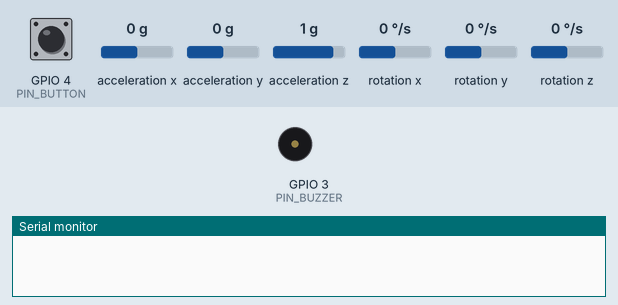
This sketch was run on a simulated ESP32. Parts: buzzer (waves = sounding, pin HIGH), the last lines printed to the serial monitor. Wiring (inferred from the names in the program): MPU-9250 motion sensor at I2C address 0x68. The test bench sets the inputs (shaded band); at power-on: acceleration z 1 g, GPIO 4 (PIN_BUTTON) HIGH, acceleration x 0 g, acceleration y 0 g, rotation x 0 °/s, rotation y 0 °/s, rotation z 0 °/s. Nothing arrives over Bluetooth unless stated; a phone connects over Bluetooth LE 3 s after start.

Above: at 0.0 s.
At 2.6 s:
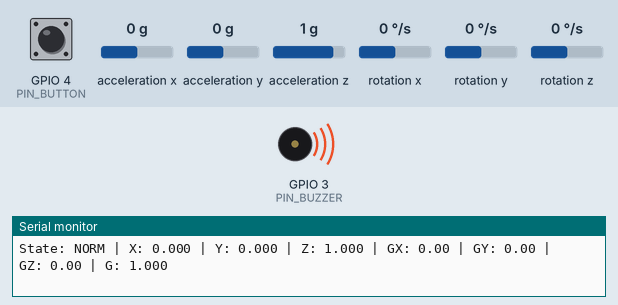
2.7 s: acceleration z set to 0.5 g
4.2 s: acceleration z set to 0.2 g
Timing chart, 0 to 7.2 s (numbered marks = the images above; inputs shaded):
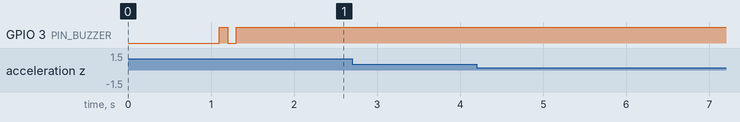

The sketch:

test1.ino
```cpp
#include <BLEDevice.h>
#include <BLEServer.h>
#include <BLEUtils.h>
#include <BLE2902.h>
#include <Wire.h>

// --- HARDWARE PINS ---
const int PIN_BUZZER = 3;
const int PIN_BUTTON = 4;
const int I2C_SDA = 8;
const int I2C_SCL = 9;

// --- BLUETOOTH UUIDS ---
#define SERVICE_UUID        "4fafc201-1fb5-459e-8fcc-c5c9c331914b"
#define CHARACTERISTIC_UUID "beb5483e-36e1-4688-b7f5-ea07361b26a8"

BLEServer* pServer = NULL;
BLECharacteristic* pCharacteristic = NULL;
bool deviceConnected = false;

// --- GLOBAL ACCELERATION VALUES ---
float ax = 0.0;
float ay = 0.0;
float az = 0.0;
float gx = 0.0;
float gy = 0.0;
float gz = 0.0;
// --- FALL DETECTION STATE MACHINE ---
enum SystemState { NORM, DROP, IMPT, ALRM, SOS };
SystemState currentState = NORM;

unsigned long dropTime = 0;
unsigned long alarmStartTime = 0;
const int PRE_ALARM_DURATION = 10000; // 10 seconds

// --- BLE CALLBACKS ---
class MyServerCallbacks : public BLEServerCallbacks {
    void onConnect(BLEServer* pServer) {
        deviceConnected = true;
    }

    void onDisconnect(BLEServer* pServer) {
        deviceConnected = false;
        BLEDevice::startAdvertising();
    }
};

// --- READ MPU-9250 ACCELEROMETER ---
float readIMU() {

    // Read all 14 bytes:
    // Accel(6) + Temp(2) + Gyro(6)

    Wire.beginTransmission(0x68);
    Wire.write(0x3B);
    Wire.endTransmission(false);

    Wire.requestFrom(0x68, 14, true);

    if (Wire.available() < 14) {
        return 0.0;
    }

    int16_t axRaw = (Wire.read() << 8) | Wire.read();
    int16_t ayRaw = (Wire.read() << 8) | Wire.read();
    int16_t azRaw = (Wire.read() << 8) | Wire.read();

    Wire.read();
    Wire.read();

    int16_t gxRaw = (Wire.read() << 8) | Wire.read();
    int16_t gyRaw = (Wire.read() << 8) | Wire.read();
    int16_t gzRaw = (Wire.read() << 8) | Wire.read();

    // Accelerometer ±2g
    ax = axRaw / 16384.0;
    ay = ayRaw / 16384.0;
    az = azRaw / 16384.0;

    // Gyroscope ±250 deg/s
    gx = gxRaw / 131.0;
    gy = gyRaw / 131.0;
    gz = gzRaw / 131.0;

    float gForce = sqrt(
        ax * ax +
        ay * ay +
        az * az
    );

    return gForce;
}

void setup() {

    Serial.begin(115200);
    delay(1000);

    pinMode(PIN_BUZZER, OUTPUT);
    pinMode(PIN_BUTTON, INPUT_PULLUP);

    // Start I2C
    Wire.begin(I2C_SDA, I2C_SCL);

    // Wake up MPU-9250 / MPU-6050
    Wire.beginTransmission(0x68);
    Wire.write(0x6B);
    Wire.write(0x00);
    Wire.endTransmission(true);

    // Test sensor connection
    Wire.beginTransmission(0x68);
    byte error = Wire.endTransmission();

    if (error == 0) {
        Serial.println("MPU Connected Successfully!");
    } else {
        Serial.println("MPU NOT FOUND!");
    }

    // --- BLE SETUP ---
    BLEDevice::init("FALL_ALARM_C3");

    pServer = BLEDevice::createServer();
    pServer->setCallbacks(new MyServerCallbacks());

    BLEService *pService = pServer->createService(SERVICE_UUID);

    pCharacteristic = pService->createCharacteristic(
        CHARACTERISTIC_UUID,
        BLECharacteristic::PROPERTY_READ |
        BLECharacteristic::PROPERTY_WRITE |
        BLECharacteristic::PROPERTY_NOTIFY |
        BLECharacteristic::PROPERTY_INDICATE
    );

    pCharacteristic->addDescriptor(new BLE2902());

    pService->start();

    BLEAdvertising *pAdvertising = BLEDevice::getAdvertising();
    pAdvertising->addServiceUUID(SERVICE_UUID);
    BLEDevice::startAdvertising();

    Serial.println("BLE Advertising Started");

    // Startup beep
    digitalWrite(PIN_BUZZER, HIGH);

    for (int i = 0; i < 2; i++) {
        digitalWrite(PIN_BUZZER, LOW);
        delay(100);
        digitalWrite(PIN_BUZZER, HIGH);
        delay(100);
    }
}

void loop() {

    float gForce = readIMU();

    // --- FALL DETECTION STATE MACHINE ---

    if (currentState == NORM) {

        if (gForce < 0.4) {
            currentState = DROP;
            dropTime = millis();
        }

    } else if (currentState == DROP) {

        if (millis() - dropTime > 1000) {
            currentState = NORM;
        }
        else if (gForce > 2.5) {
            currentState = IMPT;
        }

    } else if (currentState == IMPT) {

        currentState = ALRM;
        alarmStartTime = millis();

    } else if (currentState == ALRM) {

        if (millis() - alarmStartTime > PRE_ALARM_DURATION) {
            currentState = SOS;
        }
    }

    // --- BUTTON RESET ---
    if (digitalRead(PIN_BUTTON) == LOW) {

        currentState = NORM;
        digitalWrite(PIN_BUZZER, HIGH);

        Serial.println("ALARM CANCELLED");

        delay(200);
    }

    // --- BUZZER CONTROL ---
    if (currentState == ALRM) {

        digitalWrite(PIN_BUZZER, (millis() / 500) % 2);

    } else if (currentState == SOS) {

        digitalWrite(PIN_BUZZER, LOW);

    } else {

        digitalWrite(PIN_BUZZER, HIGH);
    }

    // --- STATE STRING ---
    const char* stateStr = "NORM";

    if (currentState == DROP) stateStr = "DROP";
    if (currentState == IMPT) stateStr = "IMPT";
    if (currentState == ALRM) stateStr = "ALRM";
    if (currentState == SOS)  stateStr = "SOS";

    // --- SERIAL MONITOR OUTPUT ---
    Serial.print("State: ");
    Serial.print(stateStr);

    Serial.print(" | X: ");
    Serial.print(ax, 3);

    Serial.print(" | Y: ");
    Serial.print(ay, 3);

    Serial.print(" | Z: ");
    Serial.print(az, 3);

    Serial.print(" | GX: ");
    Serial.print(gx, 2);

    Serial.print(" | GY: ");
    Serial.print(gy, 2);

    Serial.print(" | GZ: ");
    Serial.print(gz, 2);

    Serial.print(" | G: ");
    Serial.println(gForce, 3);

    // --- BLE TRANSMISSION ---
    if (deviceConnected) {

        char txString[64];

        if (currentState == SOS) {
            sprintf(txString, "*** SOS ALARM ***");
        }
        else {
            sprintf(
            txString,
            "%.3f,%.3f,%.3f,%.3f,%.3f,%.3f",
            ax,
            ay,
            az,
            gx,
            gy,
            gz
        );
        }

        pCharacteristic->setValue(txString);
        pCharacteristic->notify();
    }

    delay(50);
}
```
